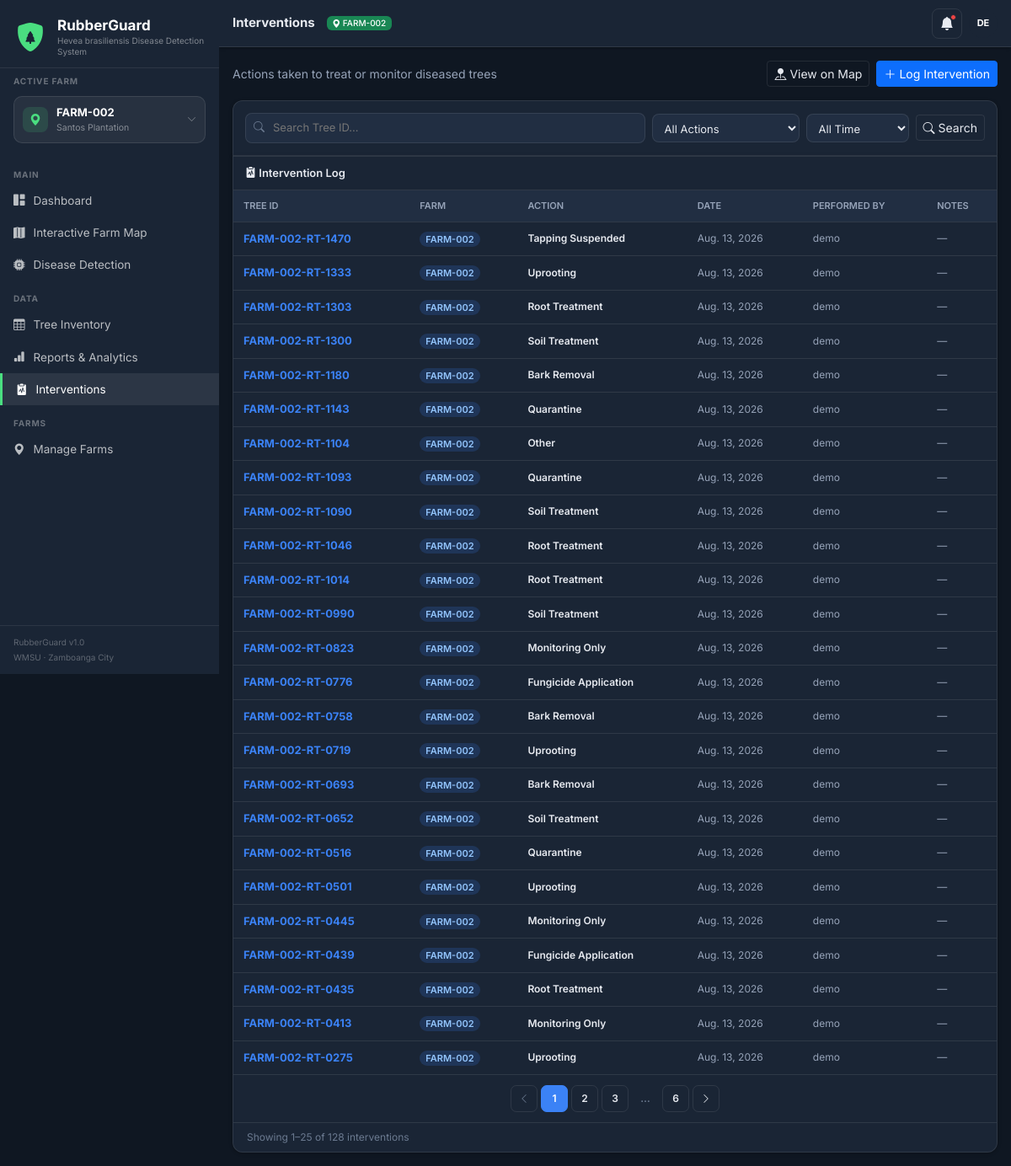
/interventions/ (signed in), run on the app's committed database.
### farmmap/models.py (models this page shows, shortened)
class Farm(models.Model):
    owner = models.ForeignKey(User, on_delete=models.CASCADE, related_name="farms")
    farm_id = models.CharField(max_length=20)
    name = models.CharField(max_length=100)
    owner_name = models.CharField(max_length=100)
    location = models.CharField(max_length=200, blank=True)
    center_lat = models.FloatField(default=6.9214)
    center_lng = models.FloatField(default=122.0790)
    boundary_radius_m = models.PositiveIntegerField(default=300)
    created_at = models.DateTimeField(auto_now_add=True)
    class Meta:
        unique_together = ("owner", "farm_id")

class Intervention(models.Model):
    ACTION_CHOICES = [
        ("Fungicide Application", "Fungicide Application"),
        ("Bark Removal", "Bark Removal"),
        ("Root Treatment", "Root Treatment"),
        ("Uprooting", "Uprooting"),
        ("Quarantine", "Quarantine"),
        ("Soil Treatment", "Soil Treatment"),
        ("Tapping Suspended", "Tapping Suspended"),
        ("Monitoring Only", "Monitoring Only"),
        ("Other", "Other"),
    ]
    tree = models.ForeignKey(RubberTree, on_delete=models.CASCADE, related_name="interventions")
    performed_by = models.ForeignKey(User, on_delete=models.SET_NULL, null=True, related_name="interventions")
    action = models.CharField(max_length=40, choices=ACTION_CHOICES, default="Other")
    date_performed = models.DateField()
    notes = models.TextField(blank=True)
    created_at = models.DateTimeField(auto_now_add=True)
    class Meta:
        ordering = ["-date_performed"]

class RubberTree(models.Model):
    ROOT_CONDITION_CHOICES = [
        ("Healthy Roots", "Healthy Roots"),
        ("Exposed Roots Detected", "Exposed Roots Detected"),
    ]
    farm = models.ForeignKey(Farm, on_delete=models.CASCADE, related_name="trees")
    tree_id = models.CharField(max_length=40, unique=True)
    lat = models.FloatField()
    lng = models.FloatField()
    disease = models.CharField(max_length=50, choices=get_disease_choices, default="Healthy")
    confidence = models.FloatField(default=0.0)
    root_condition = models.CharField(max_length=30, choices=ROOT_CONDITION_CHOICES, blank=True)
    root_image = models.ImageField(upload_to="scans/roots/%Y/%m/", blank=True, null=True)
    trunk_image = models.ImageField(upload_to="scans/trunks/%Y/%m/", blank=True, null=True)
    severity_score = models.FloatField(default=0.0, blank=True)
    date_scanned = models.DateField()
    block = models.CharField(max_length=10, blank=True)
    recommended_action = models.TextField(blank=True)
    notes = models.TextField(blank=True)

### farmmap/views.py (the view)
# urls.py: path('interventions/', views.interventions_log, name='interventions_log'),
@login_required
def interventions_log(request):
    farm = _get_farm_or_none(request)
    qs = Intervention.objects.select_related("tree", "tree__farm", "performed_by").filter(
        tree__farm__owner=request.user
    )
    if farm:
        qs = qs.filter(tree__farm=farm)
    search_q = request.GET.get("q", "").strip()
    action_filter = request.GET.get("action", "").strip()
    farm_filter = request.GET.get("farm", "").strip()
    range_filter = request.GET.get("range", "").strip()
    if search_q:
        qs = qs.filter(tree__tree_id__icontains=search_q)
    if action_filter:
        qs = qs.filter(action=action_filter)
    if farm_filter:
        qs = qs.filter(tree__farm__farm_id=farm_filter)
    qs = _apply_range_filter(qs, range_filter, "date_performed")
    qs = qs.order_by("-date_performed", "-created_at")
    paginator = Paginator(qs, 25)
    page_number = request.GET.get("page", 1)
    interventions_page = paginator.get_page(page_number)
    CHECKLIST_TREE_LIMIT = 300
    farm_trees = {}
    for f in Farm.objects.filter(owner=request.user):
        farm_trees[str(f.pk)] = [
            {"tree_id": t.tree_id, "disease": t.disease}
            for t in f.trees.order_by("tree_id")[:CHECKLIST_TREE_LIMIT]
        ]
    ctx = _base_context(request, farm)
    ctx.update({
        "page": "interventions",
        "interventions": interventions_page,
        "farm_trees_json": json.dumps(farm_trees),
        "search_q": search_q, "action_filter": action_filter,
        "farm_filter": farm_filter, "range_filter": range_filter,
        "action_choices": Intervention.ACTION_CHOICES,
    })
    return render(request, "interventions_log.html", ctx)

### farmmap/context_processors.py (called while the page is built)
def static_version(request):
    return {"STATIC_VERSION": settings.STATIC_VERSION}

### farmmap/models.py (called while the page is built)
    def enabled_diseases(self):
        mapping = {
            "Pink Disease": self.notify_pink_disease,
            "White Root Rot": self.notify_white_root_rot,
            "Stem Bleeding": self.notify_stem_bleeding,
        }
        return [name for name, enabled in mapping.items() if enabled]

### farmmap/views.py (called while the page is built)
def _humanize_days_ago(days):
    if days <= 0:
        return "Today"
    if days == 1:
        return "1 day ago"
    if days < 30:
        return f"{days} days ago"
    months = days // 30
    return f"{months} month{'s' if months > 1 else ''} ago"

def _get_farm_or_none(request):
    farm_id = request.session.get("selected_farm_id")
    if farm_id:
        return Farm.objects.filter(pk=farm_id, owner=request.user).first()
    return None

def _apply_range_filter(qs, range_param, date_field):
    days = RANGE_FILTER_DAYS.get(range_param)
    if not days:
        return qs
    since = timezone.now().date() - datetime.timedelta(days=days)
    return qs.filter(**{f"{date_field}__gte": since})

def _base_context(request, farm=None):
    all_farms = Farm.objects.filter(owner=request.user).order_by("farm_id")
    return {
        "notifications": _build_notifications(request),
        "all_farms": all_farms,
        "selected_farm": farm,
    }

### templates/interventions_log.html (shortened to what this page needs)
{% extends "base.html" %}
{% block page_title %}Interventions{% endblock %}
{% block content %}
<div class="d-flex justify-content-between align-items-center mb-3 flex-wrap gap-2">
  <div class="text-muted small">Actions taken to treat or monitor diseased trees</div>
  <div class="d-flex gap-2">
    <a href="{% url 'interventions_map' %}" class="btn btn-sm btn-outline-secondary">
      <i class="bi bi-pin-map-fill"></i> View on Map
    </a>
    <button type="button" class="btn btn-sm btn-primary" data-bs-toggle="modal" data-bs-target="#logInterventionModal">
      <i class="bi bi-plus-lg"></i> Log Intervention
    </button>
  </div>
</div>
<div class="card-rg mb-0" style="border-bottom-left-radius:0;border-bottom-right-radius:0;">
  <form method="GET" class="card-body-rg d-flex flex-wrap gap-2 align-items-center">
    <div class="search-wrap">
      <i class="bi bi-search"></i>
      <input type="text" name="q" value="{{ search_q }}" class="form-control-rg" placeholder="Search Tree ID…">
    </div>
    <select name="action" class="select-filter-rg" onchange="this.form.submit()">
      <option value="">All Actions</option>
    </select>
    <select name="range" class="select-filter-rg" onchange="this.form.submit()">
      <option value="">All Time</option>
    </select>
    <button type="submit" class="btn btn-sm btn-outline-secondary"><i class="bi bi-search"></i> Search</button>
  </form>
</div>
<div class="card-rg" style="border-top-left-radius:0;border-top-right-radius:0;">
  <div class="card-header-rg"><i class="bi bi-clipboard2-pulse-fill"></i> Intervention Log</div>
  <div class="table-responsive-rg">
    <table class="table-rg">
      <thead>
        <tr>
          <th>TREE ID</th>
          <th>FARM</th>
          <th>ACTION</th>
          <th>DATE</th>
          <th>PERFORMED BY</th>
          <th>NOTES</th>
        </tr>
      </thead>
      <tbody>
        {% for iv in interventions %}
        <tr>
          <td><a href="{% url 'tree_details' iv.tree.tree_id %}" class="fw-bold text-decoration-none" style="color:var(--primary);">{{ iv.tree.tree_id }}</a></td>
          <td><span class="badge-farm">{{ iv.tree.farm.farm_id }}</span></td>
          <td class="fw-semibold" style="font-size:12px;">{{ iv.action }}</td>
          <td class="text-muted" style="font-size:12px;">{{ iv.date_performed }}</td>
          <td class="text-muted" style="font-size:12px;">{{ iv.performed_by.username|default:"—" }}</td>
          <td class="text-muted" style="font-size:12px;">{{ iv.notes|truncatechars:50|default:"—" }}</td>
        </tr>
        {% empty %}
        <tr><td colspan="6" class="text-center text-muted py-4">No interventions logged yet. Click "Log Intervention" to record one.</td></tr>
        {% endfor %}
      </tbody>
    </table>
  </div>
  {% if interventions.paginator.num_pages > 1 %}
  <div class="pagination-rg border-top">
    {% with base_qs="q="|add:search_q|add:"&action="|add:action_filter|add:"&farm="|add:farm_filter|add:"&range="|add:range_filter %}
    {% if interventions.has_previous %}
      <a href="?{{ base_qs }}&page={{ interventions.previous_page_number }}"><i class="bi bi-chevron-left"></i></a>
    {% else %}
      <span class="disabled"><i class="bi bi-chevron-left"></i></span>
    {% endif %}
    {% for num in interventions.paginator.page_range %}
      {% if num == interventions.number %}
        <span class="active">{{ num }}</span>
      {% elif num == 1 or num == interventions.paginator.num_pages or num|add:"-3" < interventions.number and num|add:"3" > interventions.number %}
        <a href="?{{ base_qs }}&page={{ num }}">{{ num }}</a>
      {% elif num == 2 or num == interventions.paginator.num_pages|add:"-1" %}
        <span class="ellipsis">…</span>
      {% endif %}
    {% endfor %}
    {% if interventions.has_next %}
      <a href="?{{ base_qs }}&page={{ interventions.next_page_number }}"><i class="bi bi-chevron-right"></i></a>
    {% else %}
      <span class="disabled"><i class="bi bi-chevron-right"></i></span>
    {% endif %}
    {% endwith %}
  </div>
  {% endif %}
  <div class="px-3 py-2 border-top" style="font-size:12px;color:var(--text-faint);">
    Showing {{ interventions.start_index }}–{{ interventions.end_index }} of {{ interventions.paginator.count }} interventions
  </div>
</div>
{% endblock %}
{% block extra_scripts %}
{% load static %}
{% endblock %}

### templates/base.html (shortened to what this page needs)
<!DOCTYPE html>
<html lang="en">
<head>
  <link href="https://cdn.jsdelivr.net/npm/bootstrap@5.3.2/dist/css/bootstrap.min.css" rel="stylesheet">
  <link href="https://cdn.jsdelivr.net/npm/bootstrap-icons@1.11.3/font/bootstrap-icons.css" rel="stylesheet">
  <link href="https://unpkg.com/leaflet@1.9.4/dist/leaflet.css" rel="stylesheet">
  {% load static %}
  <link href="{% static 'css/style.css' %}?v={{ STATIC_VERSION }}" rel="stylesheet">
</head>
<body>
<nav id="sidebar">
  <div class="sidebar-brand">
    <div class="brand-row">
      <div class="brand-icon">
        <i class="bi bi-shield-fill"></i>
        <i class="bi bi-tree-fill brand-icon-tree"></i>
      </div>
      <div class="brand-title-group">
        <div class="brand-title">RubberGuard</div>
        <div class="brand-sub">Hevea brasiliensis Disease Detection System</div>
      </div>
    </div>
  </div>
  <div class="px-3 pb-2 pt-2">
    <div class="nav-section-label mb-1" style="padding:0 0 6px;">Active Farm</div>
    <div class="dropdown farm-selector">
      <button class="farm-selector-btn" type="button" data-bs-toggle="dropdown" aria-expanded="false">
        <span class="farm-selector-icon">
          <i class="bi bi-geo-alt-fill"></i>
        </span>
        <span class="farm-selector-text">
          {% if selected_farm %}
          <span class="farm-selector-name">{{ selected_farm.farm_id }}</span>
          <span class="farm-selector-sub">{{ selected_farm.name }}</span>
          {% else %}
          <span class="farm-selector-name">All Farms</span>
          <span class="farm-selector-sub">Viewing combined data</span>
          {% endif %}
        </span>
        <i class="bi bi-chevron-down farm-selector-caret"></i>
      </button>
    </div>
  </div>
  <div class="sidebar-nav">
    <div class="nav-section-label">Main</div>
    <div class="nav-item">
      <a href="{% url 'dashboard' %}" class="nav-link {% if page == 'dashboard' %}active{% endif %}" title="Dashboard">
        <i class="bi bi-grid-1x2-fill"></i> <span>Dashboard</span>
      </a>
    </div>
    <div class="nav-item">
      <a href="{% url 'farm_map' %}" class="nav-link {% if page == 'farm_map' %}active{% endif %}" title="Interactive Farm Map">
        <i class="bi bi-map-fill"></i> <span>Interactive Farm Map</span>
      </a>
    </div>
    <div class="nav-item">
      <a href="{% url 'disease_detection' %}" class="nav-link {% if page == 'disease_detection' %}active{% endif %}" title="Disease Detection">
        <i class="bi bi-cpu-fill"></i> <span>Disease Detection</span>
      </a>
    </div>
    <div class="nav-section-label">Data</div>
    <div class="nav-item">
      <a href="{% url 'tree_inventory' %}" class="nav-link {% if page == 'tree_inventory' %}active{% endif %}" title="Tree Inventory">
        <i class="bi bi-table"></i> <span>Tree Inventory</span>
      </a>
    </div>
    <div class="nav-item">
      <a href="{% url 'reports' %}" class="nav-link {% if page == 'reports' %}active{% endif %}" title="Reports & Analytics">
        <i class="bi bi-bar-chart-fill"></i> <span>Reports &amp; Analytics</span>
      </a>
    </div>
    <div class="nav-item">
      <a href="{% url 'interventions_log' %}" class="nav-link {% if page == 'interventions' %}active{% endif %}" title="Interventions">
        <i class="bi bi-clipboard2-pulse-fill"></i> <span>Interventions</span>
      </a>
    </div>
    <div class="nav-section-label">Farms</div>
    <div class="nav-item">
      <a href="{% url 'farm_list' %}" class="nav-link {% if page == 'farm_list' %}active{% endif %}" title="Manage Farms">
        <i class="bi bi-geo-alt-fill"></i> <span>Manage Farms</span>
      </a>
    </div>
  </div>
  <div class="sidebar-footer">
    <div>RubberGuard v1.0</div>
    <div style="margin-top:3px;">WMSU · Zamboanga City</div>
  </div>
</nav>
<div id="main-wrapper">
  <header id="topbar">
    <div class="topbar-left">
      <span class="page-title">{% block page_title %}RubberGuard{% endblock %}</span>
      {% if selected_farm %}
      <span class="badge bg-success ms-1" style="font-size:10px;font-weight:500;">
        <i class="bi bi-geo-alt-fill"></i> {{ selected_farm.farm_id }}
      </span>
      {% else %}
      <span class="badge bg-secondary ms-1" style="font-size:10px;">All Farms</span>
      {% endif %}
    </div>
    <div class="topbar-right">
      <div class="dropdown">
        <button class="topbar-btn" data-bs-toggle="dropdown" aria-label="Notifications">
          <i class="bi bi-bell-fill"></i>
          {% if notifications %}<span class="badge-dot"></span>{% endif %}
        </button>
      </div>
      <div class="dropdown">
        <div class="avatar" data-bs-toggle="dropdown">{{ user.username|slice:":2"|upper }}</div>
      </div>
    </div>
  </header>
  <main id="content">
    {% block content %}{% endblock %}
  </main>
</div>
{% load static %}
</body>
</html>

### data on the page
Farm: farm_id "FARM-002", name "Santos Plantation"
Intervention: tree.tree_id "FARM-002-RT-1470", tree.farm.farm_id "FARM-002", action "Tapping Suspended", date_performed "Aug. 13, 2026", performed_by.username "demo", notes "—"
Intervention: tree.tree_id "FARM-002-RT-1333", tree.farm.farm_id "FARM-002", action "Uprooting", date_performed "Aug. 13, 2026", performed_by.username "demo", notes "—"
Intervention: tree.tree_id "FARM-002-RT-1303", tree.farm.farm_id "FARM-002", action "Root Treatment", date_performed "Aug. 13, 2026", performed_by.username "demo", notes "—"
Intervention: tree.tree_id "FARM-002-RT-1300", tree.farm.farm_id "FARM-002", action "Soil Treatment", date_performed "Aug. 13, 2026", performed_by.username "demo", notes "—"
Intervention: tree.tree_id "FARM-002-RT-1180", tree.farm.farm_id "FARM-002", action "Bark Removal", date_performed "Aug. 13, 2026", performed_by.username "demo", notes "—"
Intervention: tree.tree_id "FARM-002-RT-1143", tree.farm.farm_id "FARM-002", action "Quarantine", date_performed "Aug. 13, 2026", performed_by.username "demo", notes "—"
Intervention: tree.tree_id "FARM-002-RT-1104", tree.farm.farm_id "FARM-002", action "Other", date_performed "Aug. 13, 2026", performed_by.username "demo", notes "—"
Intervention: tree.tree_id "FARM-002-RT-1093", tree.farm.farm_id "FARM-002", action "Quarantine", date_performed "Aug. 13, 2026", performed_by.username "demo", notes "—"
Intervention: tree.tree_id "FARM-002-RT-1090", tree.farm.farm_id "FARM-002", action "Soil Treatment", date_performed "Aug. 13, 2026", performed_by.username "demo", notes "—"
Intervention: tree.tree_id "FARM-002-RT-1046", tree.farm.farm_id "FARM-002", action "Root Treatment", date_performed "Aug. 13, 2026", performed_by.username "demo", notes "—"
Intervention: tree.tree_id "FARM-002-RT-1014", tree.farm.farm_id "FARM-002", action "Root Treatment", date_performed "Aug. 13, 2026", performed_by.username "demo", notes "—"
Intervention: tree.tree_id "FARM-002-RT-0990", tree.farm.farm_id "FARM-002", action "Soil Treatment", date_performed "Aug. 13, 2026", performed_by.username "demo", notes "—"
Intervention: tree.tree_id "FARM-002-RT-0823", tree.farm.farm_id "FARM-002", action "Monitoring Only", date_performed "Aug. 13, 2026", performed_by.username "demo", notes "—"
Intervention: tree.tree_id "FARM-002-RT-0776", tree.farm.farm_id "FARM-002", action "Fungicide Application", date_performed "Aug. 13, 2026", performed_by.username "demo", notes "—"
Intervention: tree.tree_id "FARM-002-RT-0758", tree.farm.farm_id "FARM-002", action "Bark Removal", date_performed "Aug. 13, 2026", performed_by.username "demo", notes "—"
Intervention: tree.tree_id "FARM-002-RT-0719", tree.farm.farm_id "FARM-002", action "Uprooting", date_performed "Aug. 13, 2026", performed_by.username "demo", notes "—"
Intervention: tree.tree_id "FARM-002-RT-0693", tree.farm.farm_id "FARM-002", action "Bark Removal", date_performed "Aug. 13, 2026", performed_by.username "demo", notes "—"
Intervention: tree.tree_id "FARM-002-RT-0652", tree.farm.farm_id "FARM-002", action "Soil Treatment", date_performed "Aug. 13, 2026", performed_by.username "demo", notes "—"
Intervention: tree.tree_id "FARM-002-RT-0516", tree.farm.farm_id "FARM-002", action "Quarantine", date_performed "Aug. 13, 2026", performed_by.username "demo", notes "—"
Intervention: tree.tree_id "FARM-002-RT-0501", tree.farm.farm_id "FARM-002", action "Uprooting", date_performed "Aug. 13, 2026", performed_by.username "demo", notes "—"
Intervention: tree.tree_id "FARM-002-RT-0445", tree.farm.farm_id "FARM-002", action "Monitoring Only", date_performed "Aug. 13, 2026", performed_by.username "demo", notes "—"
Intervention: tree.tree_id "FARM-002-RT-0439", tree.farm.farm_id "FARM-002", action "Fungicide Application", date_performed "Aug. 13, 2026", performed_by.username "demo", notes "—"
Intervention: tree.tree_id "FARM-002-RT-0435", tree.farm.farm_id "FARM-002", action "Root Treatment", date_performed "Aug. 13, 2026", performed_by.username "demo", notes "—"
Intervention: tree.tree_id "FARM-002-RT-0413", tree.farm.farm_id "FARM-002", action "Monitoring Only", date_performed "Aug. 13, 2026", performed_by.username "demo", notes "—"
Intervention: tree.tree_id "FARM-002-RT-0275", tree.farm.farm_id "FARM-002", action "Uprooting", date_performed "Aug. 13, 2026", performed_by.username "demo", notes "—"

### other printed values
{{ user.username|slice:":2"|upper }} "DE"
{{ num }} "1"
{{ num }} "2" "3" "6"
{{ interventions.start_index }} "1"
{{ interventions.end_index }} "25"
{{ interventions.paginator.count }} "128"
